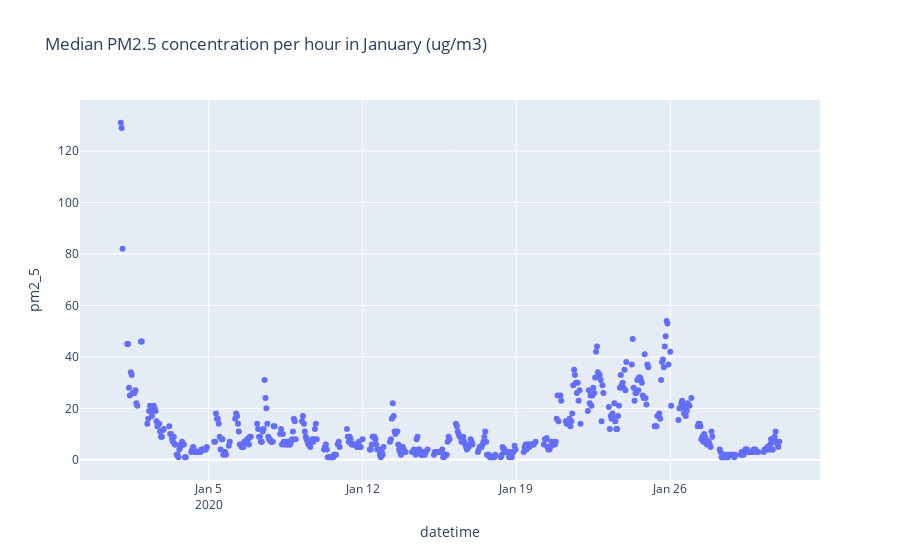

Notebook cell for this chart:
### Code cell
gdf['hour'] = gdf['recording_time'].dt.hour

mean_pm25_date = gdf[["date", "hour", "pm2_5"]].groupby(["date", "hour"]).median().reset_index()

mean_pm25_date["datetime"] = pd.to_datetime(mean_pm25_date["date"]) + mean_pm25_date["hour"].astype('timedelta64[h]')



fig = px.scatter(mean_pm25_date, x="datetime", y='pm2_5', title='Median PM2.5 concentration per hour in January (ug/m3)')
fig.show()

### Figure 1 — Plotly figure (JSON) as saved in the notebook; plotly's stock layout.template omitted (floating-point values rounded to 4 significant figures; data arrays with more than 128 entries replaced by an {"elided": "..."} marker saying what was removed)
{"data": [{"hovertemplate": "datetime=%{x}<br>pm2_5=%{y}<extra></extra>", "legendgroup": "", "marker": {"color": "#636efa", "symbol": "circle"}, "mode": "markers", "name": "", "orientation": "v", "showlegend": false, "type": "scatter", "x": {"elided": "531 str values"}, "xaxis": "x", "y": {"elided": "531 float values"}, "yaxis": "y"}], "layout": {"legend": {"tracegroupgap": 0}, "title": {"text": "Median PM2.5 concentration per hour in January (ug/m3)"}, "xaxis": {"anchor": "y", "domain": [0, 1], "title": {"text": "datetime"}}, "yaxis": {"anchor": "x", "domain": [0, 1], "title": {"text": "pm2_5"}}}}
